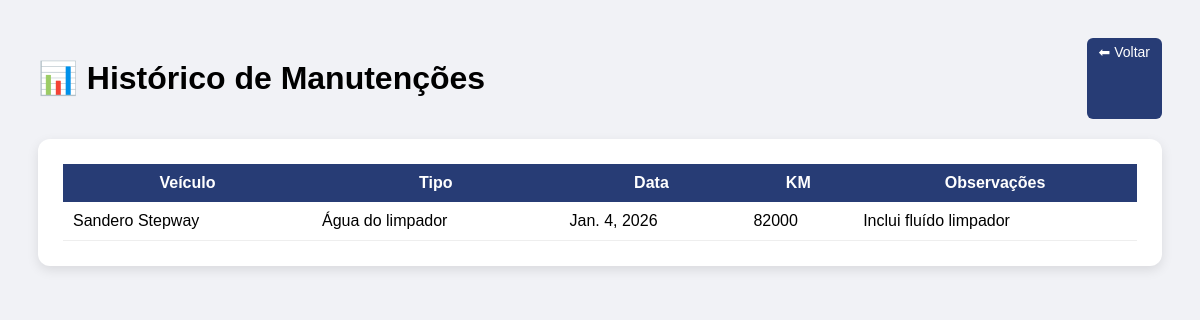
/historico/ (signed in), run on an earlier commit of the app's database.
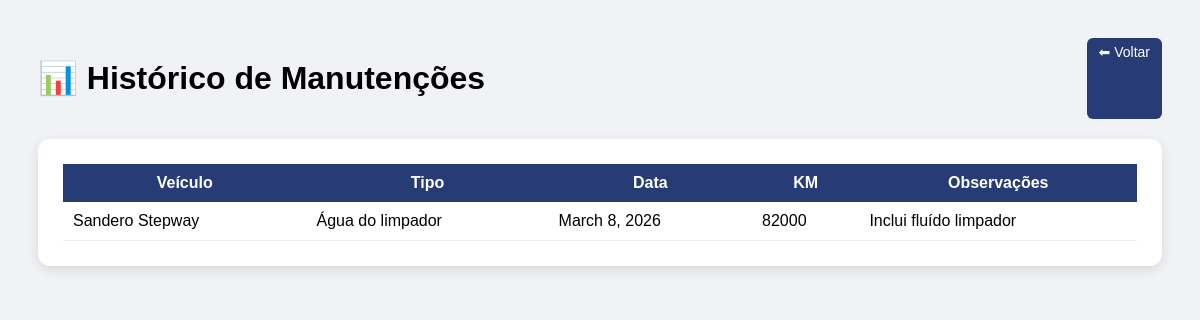
And on a later commit of the database.
### core/models.py (models this page shows, shortened)
class Manutencao(models.Model):
    veiculo = models.ForeignKey(Veiculo, on_delete=models.CASCADE)
    tipo = models.ForeignKey(TipoManutencao, on_delete=models.CASCADE)
    data = models.DateField()
    km = models.IntegerField()
    observacoes = models.TextField(blank=True)
    alerta_7_dias_antes = models.BooleanField(default=False)
    alerta_no_dia = models.BooleanField(default=False)
    alerta_7_dias_depois = models.BooleanField(default=False)

class Veiculo(models.Model):
    usuario = models.ForeignKey(User, on_delete=models.CASCADE)
    modelo = models.CharField(max_length=100)
    ano = models.IntegerField()
    km_atual = models.IntegerField()

class TipoManutencao(models.Model):
    nome = models.CharField(max_length=100)
    categoria = models.ForeignKey(Categoria, on_delete=models.CASCADE)
    frequencia_dias = models.IntegerField(null=True, blank=True)
    frequencia_km = models.IntegerField(null=True, blank=True)

### core/views.py (the view)
# urls.py: path('historico/', views.historico, name='historico'),
@login_required
def historico(request):
    manutencoes = Manutencao.objects.filter(
        veiculo__usuario=request.user
    ).order_by('-data')
    return render(request, 'historico.html', {
        'manutencoes': manutencoes
    })

### templates/historico.html (shortened to what this page needs)
<!DOCTYPE html>
<html>
<head>
</head>
<body>
    <div class="top-bar">
        <h1>📊 Histórico de Manutenções</h1>
        <a href="/" class="btn">⬅ Voltar</a>
    </div>
    <div class="card">
        <table>
            <tr>
                <th>Veículo</th>
                <th>Tipo</th>
                <th>Data</th>
                <th>KM</th>
                <th>Observações</th>
            </tr>
            {% for m in manutencoes %}
            <tr>
                <td>{{ m.veiculo.modelo }}</td>
                <td>{{ m.tipo.nome }}</td>
                <td>{{ m.data }}</td>
                <td>{{ m.km }}</td>
                <td>{{ m.observacoes }}</td>
            </tr>
            {% endfor %}
        </table>
    </div>
</body>
</html>

What changed in the data, as far as the page shows it:
changed Manutencao "Inclui fluído limpador": data "Jan. 4, 2026" → "March 8, 2026"
